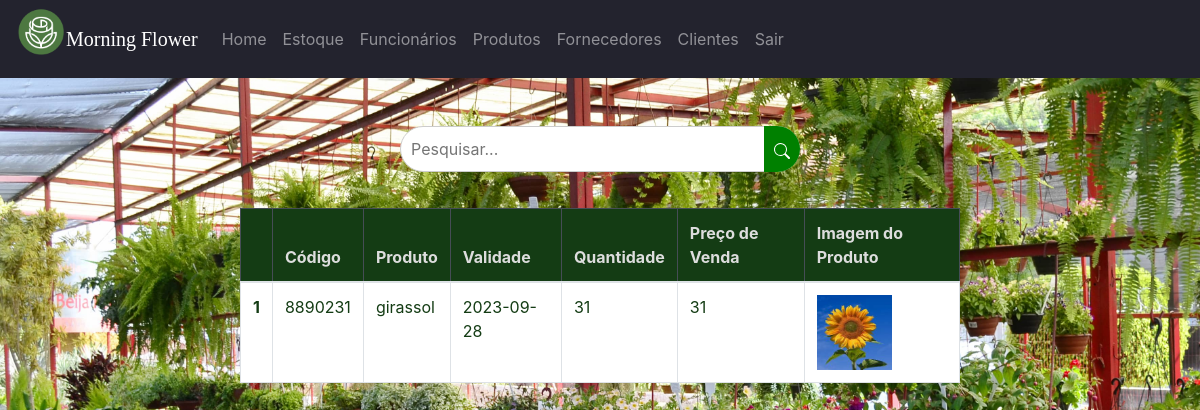
Before: /painel/index.php?acao=estoque (signed in) with the older database file.
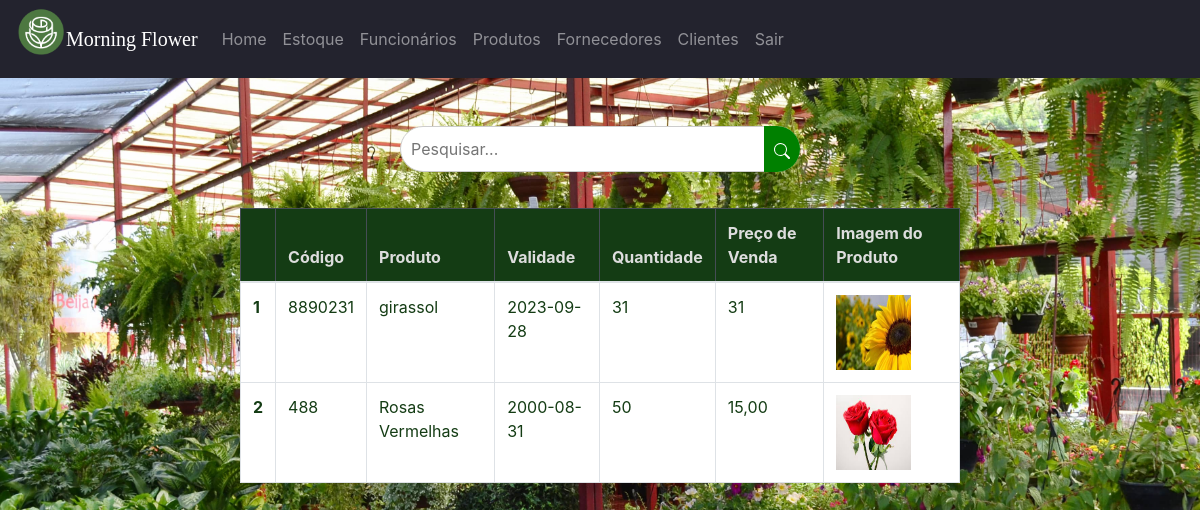
After: the same page with the newer database file.
### tables this page shows
CREATE TABLE `produtos` (
  `id` int(11) NOT NULL,
  `codigo` int(11) NOT NULL,
  `produto` varchar(225) NOT NULL,
  `estoque` varchar(10) NOT NULL,
  `precodecompra` varchar(14) NOT NULL,
  `precodevenda` varchar(20) NOT NULL,
  `fornecedor` varchar(225) NOT NULL,
  `validade` varchar(100) NOT NULL,
  `observacao` varchar(225) DEFAULT NULL,
  `categoria` varchar(45) DEFAULT NULL,
  `margemdelucro` varchar(45) NOT NULL,
  `lucroanterior` varchar(45) NOT NULL,
  `imagem` varchar(50) DEFAULT NULL
);

### consultaSQL.php (called while the page is built, shortened)
<?php
function conectar() {
$hostname = 'localhost';
$database = 'morning flower';
$username = 'root';
$password = '';
try {
    $conexao = new PDO("mysql:host=$hostname;dbname=$database", $username, $password);
    return $conexao;
} catch (PDOException $e) {
    die("Erro na conexão com o banco de dados: " . $e);
}
}
function select($tabela, $where = null) {
    $conexao = conectar();
    try {
        if (isset($where)) {
            $sql = "SELECT * FROM $tabela WHERE $where";
            $stmt = $conexao->prepare($sql);
        } else {
            $sql = "SELECT * FROM $tabela";
            $stmt = $conexao->prepare($sql);
        }
        $stmt->execute();
        $resultado = $stmt->fetchAll();
        return $resultado;
    } catch (PDOException $e) {
        echo "Erro: " . $e->getMessage();
    }
}

### painel/estoque.php (the view, shortened to what this page needs)
<?php
$listaProdutos = select('produtos');
?>
<form method="POST" action="index.php?acao=produtos">
    <div class="search-container">
        <div class="search-wrapper">
            <input type="text" id="searchInput" name="pesquisar" placeholder="Pesquisar...">
            <button type="submit" id="searchButton" onclick="searchDate()">
            </button>
        </div>
    </div>
</form>
<div class="tabela">
    <table class="table table-bordered table-hover mt-3">
        <thead class="table-dark cordatabela">
            <tr>
                <th scope="col"></th>
                <th scope="col">Código</th>
                <th scope="col">Produto</th>
                <th scope="col">Validade</th>
                <th scope="col">Quantidade</th>
                <th scope="col">Preço de Venda</th>
                <th scope="col">Imagem do Produto</th>
            </tr>
        </thead>
        <tbody>
            <?php
            foreach ($listaProdutos as $indice => $linha) { ?>
                <tr class="">
                    <th scope="row"><?php echo $indice + 1; ?></th>
                    <td><?php echo $linha['codigo']; ?></td>
                    <td><?php echo $linha['produto']; ?></td>
                    <td><?php echo $linha['validade']; ?></td>
                    <td><?php echo $linha['estoque']; ?></td>
                    <td><?php echo $linha['precodevenda']; ?></td>
                    <td>
                        <img src="<?php echo $linha['imagem']; ?>" width="75" height="75" />
                    </td>
                </tr>
            <?php };
            ?>
        </tbody>
    </table>

### painel/index.php (shortened to what this page needs)
<?php
include_once('../consultaSQL.php');
?>
<!DOCTYPE html>
<html lang="pt-br">
<head>
    <link rel="stylesheet" href="https://stackpath.bootstrapcdn.com/bootstrap/4.5.2/css/bootstrap.min.css">
    <link rel="stylesheet" href="../css/telainicial.css" />
    <link rel="stylesheet" href="https://cdnjs.cloudflare.com/ajax/libs/font-awesome/5.15.3/css/all.min.css">
    <link rel="stylesheet" href="../css/styles.css">
    <link rel="stylesheet" href="https://maxcdn.bootstrapcdn.com/bootstrap/4.5.2/css/bootstrap.min.css">
</head>
<body class="login">
    <header class="corpo">
        <nav class="navbar navbar-expand-lg navbar-dark bg-dark mb-5">
            <div class="iconelogo">
                <img src="../img/logo.png.png" class="img-fluid">
            </div>
            <a class="navbar-brand" href="index.php" style="font-family: lucida handwriting;">Morning Flower</a>
            <div class="collapse navbar-collapse" id="navbarNavAltMarkup">
                <div class="navbar-nav">
                    <a class="nav-item nav-link " href="index.php">Home <span class="sr-only">(Página atual)</span></a>
                    <a class="nav-item nav-link " href="index.php?acao=estoque">Estoque</a>
                    <a class="nav-item nav-link " href="index.php?acao=funcionarios">Funcionários</a>
                    <a class="nav-item nav-link " href="index.php?acao=produtos">Produtos</a>
                    <a class="nav-item nav-link  " href="index.php?acao=fornecedores">Fornecedores</a>
                    <a class="nav-item nav-link  " href="index.php?acao=clientes">Clientes</a>
                    <a class="nav-item nav-link" href="../logout.php">Sair</a>
                </div>
            </div>
        </nav>
    </header>
    <div>
        <?php
        if (isset($_GET['acao'])) {
            $acao = $_GET['acao'];
            if ($acao == 'estoque') {
                include('estoque.php');
            } elseif ($acao == 'funcionarios') {
                include('funcionarios.php');
            } elseif ($acao == 'produtos') {
                include('produtos.php');
            } elseif ($acao == 'fornecedores') {
                include('fornecedores.php');
            } elseif ($acao == 'clientes') {
                include('clientes.php');
            }
        } else {
            include('home.php');
        }
        ?>
    </div>
</body>
</html>

### css/telainicial.css (style rules this page uses)
body, html { margin: 0; padding: 0; font-family: Arial, Helvetica, sans-serif; }
body.login { background-image: url("../img/imagemdefundo.jpg") ; background-repeat: no-repeat; background-size: cover; background-attachment: fixed; }
header.corpo { padding: 0px; box-shadow: 10 2px 4px rgba(0, 0, 0, 0.1); }
div.iconelogo img { max-width: 50px; height: auto; margin: 0 auto 15px; display: block; }
nav.navbar { background-color: #23232e !important; }
table.table-bordered { background-color: white !important; width: 60%; color: #143c14 !important; }
thead.cordatabela { background-color: #143c14 !important; color: #ddd; }
div.tabela { display: flex; justify-content: center; }

### css/styles.css (style rules this page uses)
.search-container { margin: 20px auto; max-width: 400px; position: relative; }
.search-wrapper { position: relative; }
#searchInput { width: 100%; padding: 10px 40px 10px 10px; font-size: 16px; border: 1px solid #ccc; border-radius: 25px; }
#searchButton { position: absolute; top: 0; right: 0; height: 100%; padding: 10px; font-size: 16px; background-color: green; color: #fff; border: none; border-radius: 0 25px 25px 0; cursor: pointer; }

Changed rows visible on the page:
changed produtos "girassol": imagem: a different picture
added produtos: codigo "488", produto "Rosas Vermelhas", validade "2000-08-31", estoque "50", precodevenda "15,00", imagem (picture)
